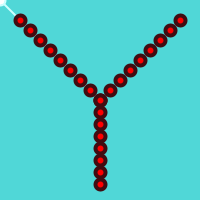
Frame 1 (no input)
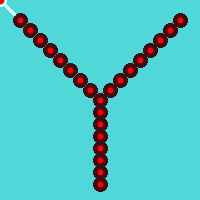
Frame 60 (the mouse pressed at the canvas centre just before this capture)
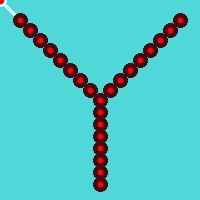
Frame 120 (the mouse held since frame 60 and released just before this capture)

The Processing sketch that drew these frames (run headless with seeded random() and noise(); from frame 60 on, the mouse is pressed at the canvas centre):

// Processing sketch: processing_186422
// ── processing_186422.pde

//Sam Shlomo Spaeth - Lesson 2  NYU Intro to Interactive Datavis Spring 2015 //


int column1;
int column2;
int column3;
int amount;
int increment = 10;

void setup(){

  size(200,200);
  background(80,215,215);
  
    
 column1 = 2;
 column2 = 6;
 column3 = 10;
 
// average of columns 
println((column1 + column2 + column3)/3);

amount = ((column1 + column2 + column3)/3); 

}


void draw(){
  
drawLines(20+increment*8,20+increment*8,mouseX,mouseY);
drawDots1(180,20,10,10);
drawDots2(20,20,10,10);
drawDots3(100,100,10,10);

}
  

//diagnal left dots 
void drawDots1( int x , int y , int eH , int eW){
  strokeWeight(4);
  stroke(64,13,18);
  fill(255,0,0);
//   ellipse(x,y,eH,eW);
  for ( int i = 0 ; i <=80 ; i = i + 10 ){
   ellipse(x-i,y+i,eH,eW);
  }
}


//diagnal right dots 
void drawDots2( int x , int y , int eH , int eW){
  strokeWeight(4);
  stroke(64,13,18);
  fill(255,0,0);
  
  for ( int i = 0 ;  i <=80 ; i = i + 10){
   ellipse(x+i,y+i,eH,eW);
 
  }      
}

//bottom bar of dots
void drawDots3( int x , int y , int eH , int eW){
  strokeWeight(4);
  stroke(64,13,18);
  fill(255,0,0);
  
  for ( int i = 0 ; i <=90 ; i = i + 12){
   ellipse(x,y+i,eH,eW); 
  }
}




void drawLines( int x, int y, int xEnd, int yEnd){
  strokeWeight(2);
  frameRate(15);
  stroke(205,255,255);
  line(x,y, xEnd, yEnd);
   ellipse(xEnd,yEnd,10,10);
}
